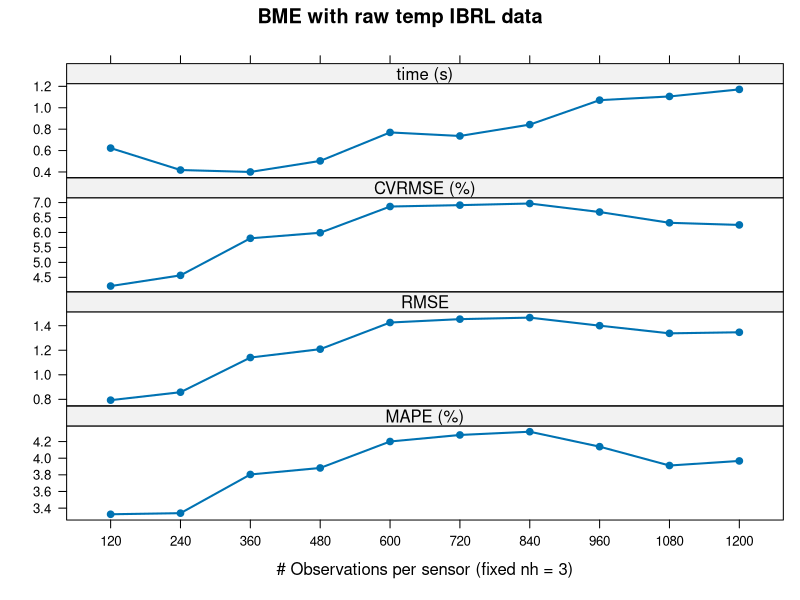
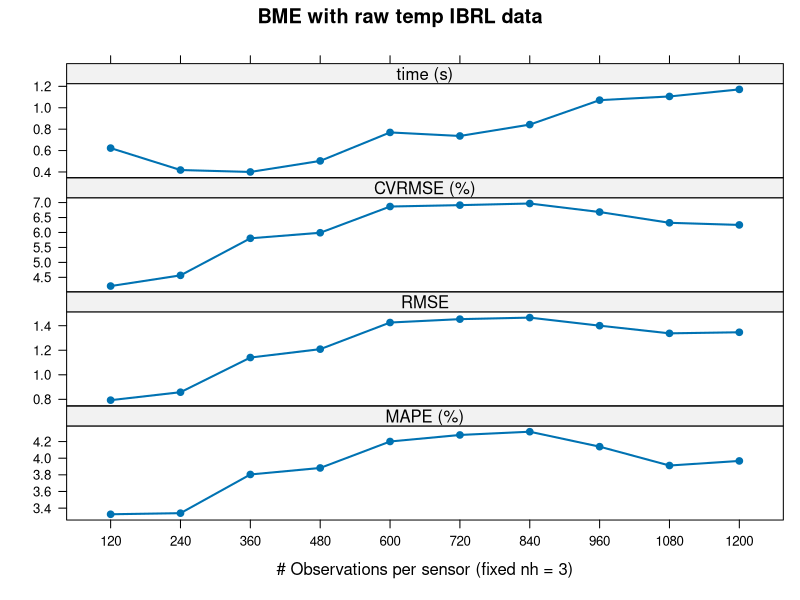
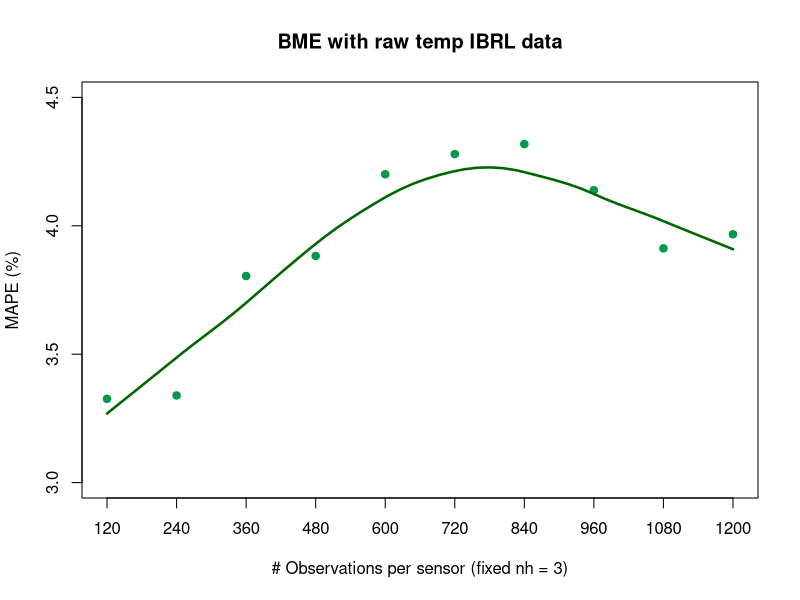
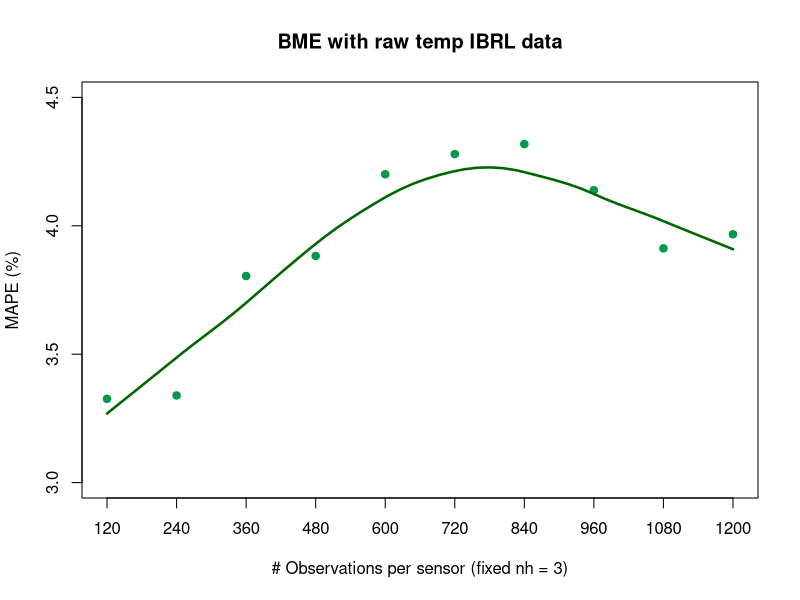

These figures' R source, in order:
df <- read.table("fig1.csv", sep=",", head=F)
names(df)[2:5] = c("MAPE", "RMSE", "CVRMSE", "time")

## op1 

library("ggplot2")
library("lattice")
library("reshape")
dat.m <- melt(df, measure.vars = c("MAPE","RMSE","CVRMSE", "time"))
levels(dat.m$variable) = c("MAPE (%)", "RMSE", "CVRMSE (%)", "time (s)")
xyplot(value~V1|variable, data = dat.m, layout = c(1,(ncol(df))-1), lwd=2, pch=19, type="b",scales = list(y = list(relation = "free", rot=0), x = list(at= seq(120,1200,120))),
xlab ="# Observations per sensor (fixed nh = 3)", ylab="", main="BME with raw temp IBRL data")

dev.off()
svg(filename="fig1-opt1.svg", width = 12, height = 8, pointsize = 12)
xyplot(value~V1|variable, data = dat.m, layout = c(1,(ncol(df))-1), lwd=2, pch=19, type="b",scales = list(y = list(relation = "free", rot=0), x = list(at= seq(120,1200,120))),
       xlab ="# Observations per sensor (fixed nh = 3)", ylab="", main="BME with raw temp IBRL data")
dev.off()

## op2

plot(df$V1, df$MAPE,ylab ="MAPE (%)", xlab="# Observations per sensor (fixed nh = 3)"
, main="BME with raw temp IBRL data", ylim = c(3,4.5)
, col="#00994C", pch = 19, xaxt="n")
axis(1, at = seq(120,1200,120))
with(df, lines(loess.smooth(V1, MAPE),col = "#006600", lwd=2.5))


dev.off()
svg(filename="fig1-opt2.svg", width = 12, height = 8, pointsize = 12)
plot(df$V1, df$MAPE,ylab ="MAPE (%)", xlab="# Observations per sensor (fixed nh = 3)"
     , main="BME with raw temp IBRL data", ylim = c(3,4.5)
     , col="#00994C", pch = 19, xaxt="n")
axis(1, at = seq(120,1200,120))
with(df, lines(loess.smooth(V1, MAPE),col = "#006600", lwd=2.5))

dev.off()
